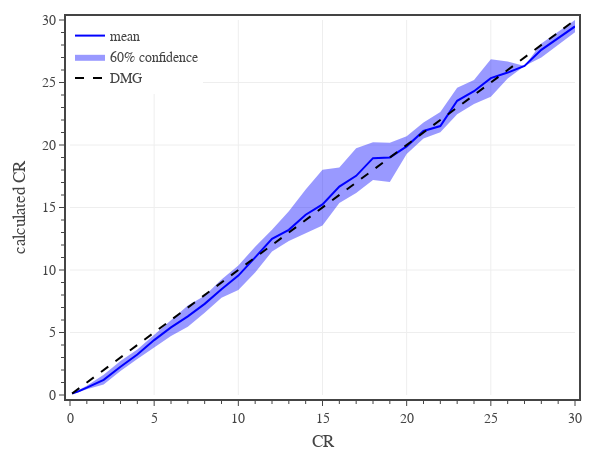

Notebook code cell kept with this figure:
### Code cell
# calculated XP vs target XP
xCol = 'CR'
yCol = 'eCR'

conf = 0.6
#df1 = df0[df0['CR'].between(0,30)]
dfG = df1[[xCol,yCol]].groupby(xCol).mean().reset_index()
dfU = df1[[xCol,yCol]].groupby(xCol).quantile(0.5 + conf/2).reset_index()
dfL = df1[[xCol,yCol]].groupby(xCol).quantile(0.5 - conf/2).reset_index()

# create figure
fig = go.Figure(
    layout=go.Layout(
        template=tfb.FIG_TEMPLATE,
        margin=dict(l=70, r=25, b=55, t=20, pad=4),
        xaxis=dict(
            title_text='CR',
            range=[0,30],
            tick0=0, dtick=5,
            minor=dict(tick0=0, dtick=1),
        ),
        yaxis=dict(
            title_text='calculated CR',
            range=[0,30],
            tick0=0, dtick=5,
            minor=dict(tick0=0, dtick=1),
        ),
        legend=dict(
            xanchor='left', yanchor='top',
            x=0.00, y=1.00,
            orientation='v',
            tracegroupgap=0,
        )
    )
)

# plot monster confidence interval and average
fig.add_trace(go.Scatter(x=dfG[xCol], y=dfU[yCol], line_width=0, legendgroup='mean', showlegend=False, hoverinfo='skip'))
fig.add_trace(go.Scatter(x=dfG[xCol], y=dfL[yCol], line_width=0, name=f'{conf:.0%} confidence', legendgroup='mean', hoverinfo='skip', fill='tonexty', fillcolor='rgba(0, 0, 255, 0.4)'))
fig.add_trace(go.Scatter(
    x=dfG[xCol], y=dfG[yCol],
    mode='lines', 
    name='mean',
    legendgroup='mean', 
    line=dict(color='blue'),
    hovertemplate='<b>mean</b><br>' + 'CR %{x:,.0f}<br>' + 'Calc CR %{y:,.1f}<br>' + '<extra></extra>'
))

# plot reference line
fig.add_trace(go.Scatter(
    x=dfG[xCol], y=dfG[xCol],
    mode='lines', 
    name='DMG',
    line=dict(color='black', dash='dash'),
    hovertemplate='<b>DMG</b><br>' + 'CR %{x:,.0f}' + '<extra></extra>'
))

# show figure
fig.update_layout(width=600, height=450)
fig.show(config=tfb.FIG_CONFIG)

# save figures
if SAVEFIGS:
    fig.update_layout(autosize=True, width=None, height=None)
    tfb.save_fig_html(fig, format='large', name=f'./fig-xp-cr-vs-cr-large')
    tfb.save_fig_html(fig, format='small', name=f'./fig-xp-cr-vs-cr-small')

### Figure 1 — Plotly figure (JSON) as saved in the notebook; plotly's stock layout.template omitted (floating-point values rounded to 4 significant figures)
{"data": [{"hoverinfo": "skip", "legendgroup": "mean", "line": {"width": 0}, "showlegend": false, "type": "scatter", "x": [0.125, 0.25, 0.5, 1, 2, 3, 4, 5, 6, 7, 8, 9, 10, 11, 12, 13, 14, 15, 16, 17, 18, 19, 20, 21, 22, 23, 24, 25, 26, 27, 28, 30], "y": [0.1414, 0.2224, 0.372, 0.7368, 1.623, 2.717, 3.644, 4.827, 6.036, 7.156, 7.939, 9.233, 10.36, 11.87, 13.21, 14.7, 16.44, 18.03, 18.21, 19.74, 20.22, 20.18, 20.7, 21.79, 22.64, 24.58, 25.21, 26.86, 26.67, 26.33, 28.11, 30]}, {"fill": "tonexty", "fillcolor": "rgba(0, 0, 255, 0.4)", "hoverinfo": "skip", "legendgroup": "mean", "line": {"width": 0}, "name": "60% confidence", "type": "scatter", "x": [0.125, 0.25, 0.5, 1, 2, 3, 4, 5, 6, 7, 8, 9, 10, 11, 12, 13, 14, 15, 16, 17, 18, 19, 20, 21, 22, 23, 24, 25, 26, 27, 28, 30], "y": [0.07904, 0.1588, 0.2271, 0.4607, 0.8464, 1.911, 2.883, 3.829, 4.715, 5.467, 6.579, 7.774, 8.396, 9.796, 11.48, 12.31, 12.92, 13.57, 15.37, 16.16, 17.19, 17.03, 19.28, 20.51, 21.01, 22.45, 23.28, 23.85, 25.32, 26.33, 26.99, 29.03]}, {"hovertemplate": "<b>mean</b><br>CR %{x:,.0f}<br>Calc CR %{y:,.1f}<br><extra></extra>", "legendgroup": "mean", "line": {"color": "blue"}, "mode": "lines", "name": "mean", "type": "scatter", "x": [0.125, 0.25, 0.5, 1, 2, 3, 4, 5, 6, 7, 8, 9, 10, 11, 12, 13, 14, 15, 16, 17, 18, 19, 20, 21, 22, 23, 24, 25, 26, 27, 28, 30], "y": [0.1108, 0.1914, 0.2934, 0.5874, 1.213, 2.266, 3.237, 4.391, 5.408, 6.288, 7.292, 8.458, 9.549, 11.02, 12.5, 13.22, 14.42, 15.24, 16.67, 17.53, 18.95, 19.0, 19.89, 21.12, 21.52, 23.54, 24.31, 25.35, 25.79, 26.33, 27.61, 29.48]}, {"hovertemplate": "<b>DMG</b><br>CR %{x:,.0f}<extra></extra>", "line": {"color": "black", "dash": "dash"}, "mode": "lines", "name": "DMG", "type": "scatter", "x": [0.125, 0.25, 0.5, 1, 2, 3, 4, 5, 6, 7, 8, 9, 10, 11, 12, 13, 14, 15, 16, 17, 18, 19, 20, 21, 22, 23, 24, 25, 26, 27, 28, 30], "y": [0.125, 0.25, 0.5, 1, 2, 3, 4, 5, 6, 7, 8, 9, 10, 11, 12, 13, 14, 15, 16, 17, 18, 19, 20, 21, 22, 23, 24, 25, 26, 27, 28, 30]}], "layout": {"height": 450, "legend": {"orientation": "v", "tracegroupgap": 0, "x": 0, "xanchor": "left", "y": 1, "yanchor": "top"}, "margin": {"b": 55, "l": 70, "pad": 4, "r": 25, "t": 20}, "width": 600, "xaxis": {"dtick": 5, "minor": {"dtick": 1, "tick0": 0}, "range": [0, 30], "tick0": 0, "title": {"text": "CR"}}, "yaxis": {"dtick": 5, "minor": {"dtick": 1, "tick0": 0}, "range": [0, 30], "tick0": 0, "title": {"text": "calculated CR"}}}}
